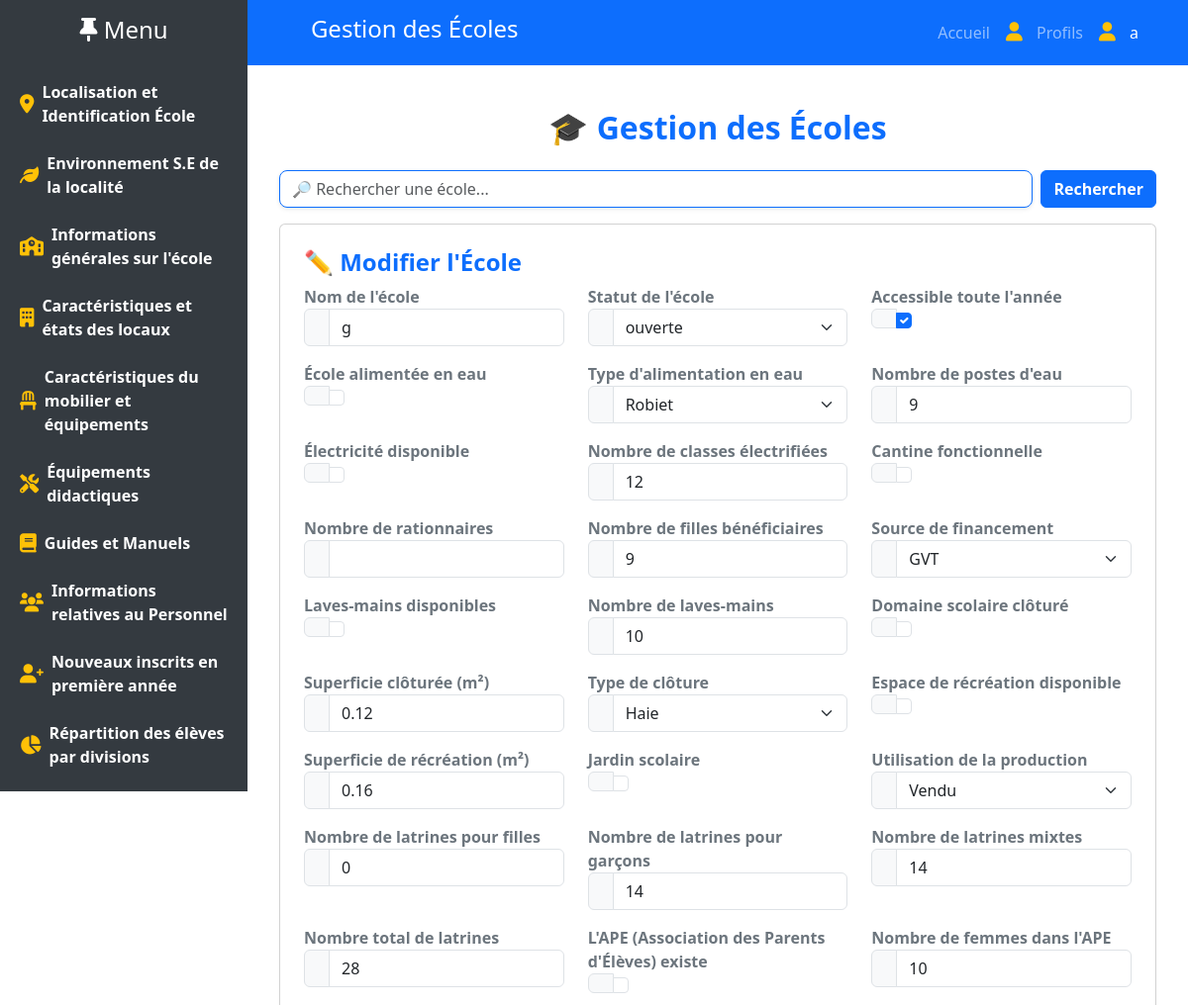
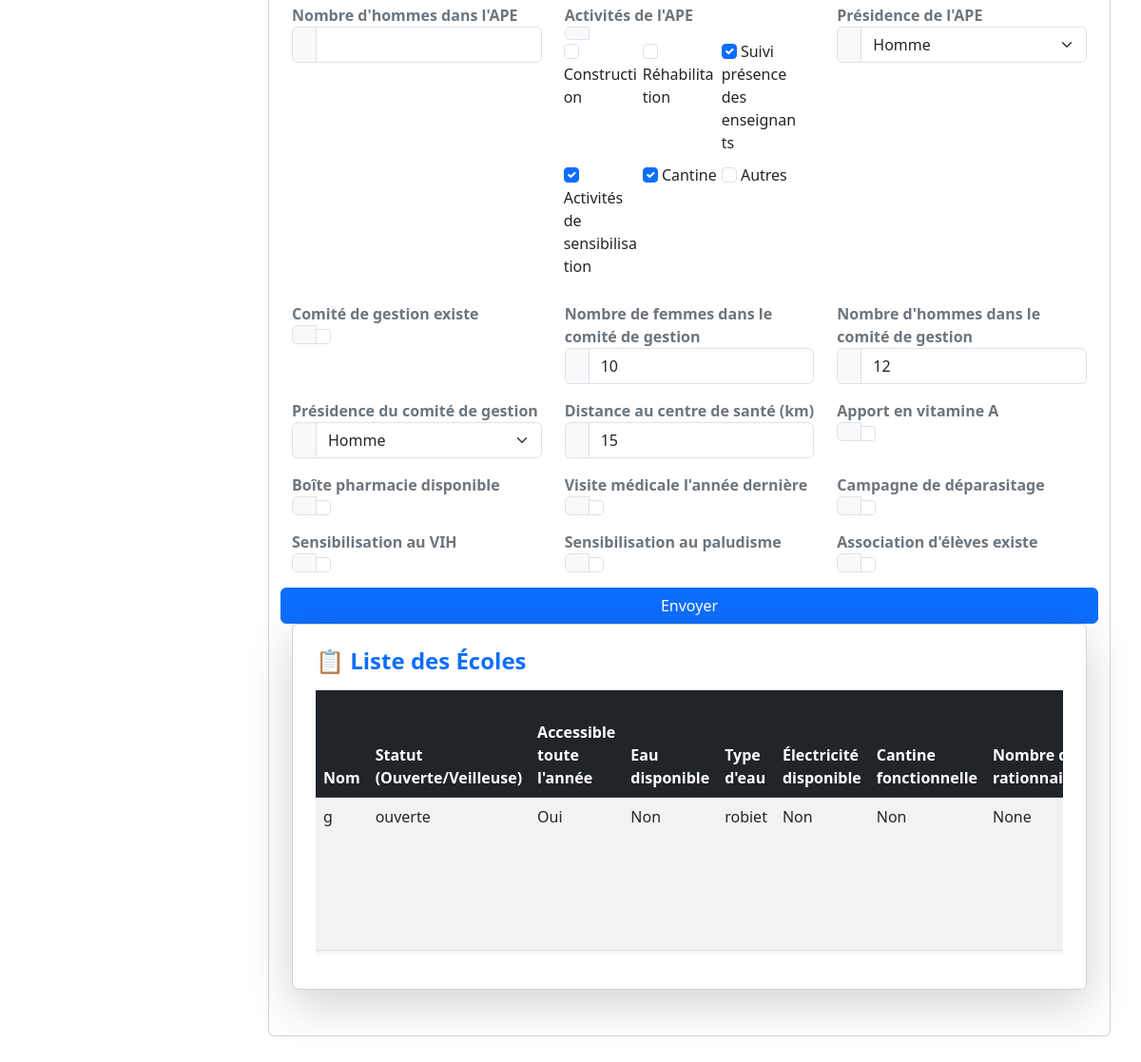
The page /ecoles/1/ (signed in) on the database its author committed (2 pictures, top to bottom).
### app/models.py (models this page shows, shortened)
class Ecole(models.Model):
    nom = models.CharField(max_length=200)  # Nom de l'école
    info_ecole = models.CharField(max_length=20, choices=[
        ('ouverte', 'ouverte'),
        ('veilleuse', 'Veilleuse')
    ], null=True, blank=True)  # Statut de l'école
    accessible_toute_annee = models.BooleanField()  # Accessible toute l'année
    eau_disponible = models.BooleanField()  # École alimentée en eau
    type_eau = models.CharField(max_length=20, choices=[
        ('robiet', 'Robiet'),
        ('citerne', 'Citerne'),
        ('puits_avec_cloture', 'Puits avec cloture'),
        ('puits_avec_margelle', 'Puits avec margelle'),
    ], null=True, blank=True)
    nb_postes_eau = models.IntegerField(null=True, blank=True)  # Nombre de postes d'eau
    electricite_disponible = models.BooleanField()  # Électricité disponible
    nb_classes_electrifiees = models.IntegerField(null=True, blank=True)
    cantine_fonctionnelle = models.BooleanField()
    nb_rationnaires = models.IntegerField(null=True, blank=True)  # Nombre de rationnaires
    nb_de_fille_beneficiaires = models.IntegerField(null=True, blank=True)
    source_financement = models.CharField(max_length=20, choices=[
        ('gvt', 'GVT'),
        ('pam', 'PAM'),
        ('autres', 'Autres'),
    ], null=True, blank=True)  # Ex : Gvt, PAN, etc.
    laves_mains_disponibles = models.BooleanField()
    nb_laves_mains = models.IntegerField(null=True, blank=True)
    domaine_cloture = models.BooleanField()  # Domaine scolaire clôturé
    superficie_cloture = models.DecimalField(max_digits=10, decimal_places=2, null=True, blank=True)
    type_cloture = models.CharField(max_length=20, choices=[
        ('dur', 'Dur'),
        ('banco', 'Banco'),
        ('haie', 'Haie'),
        ('grillage', 'Grillage'),
        ('semi_dur', 'Semi-dur'),
    ], null=True, blank=True)
    espace_recreation_disponible = models.BooleanField()
    superficie_recreation = models.DecimalField(max_digits=10, decimal_places=2, null=True, blank=True)  # Superficie en m²
    jardin_scolaire = models.BooleanField()
    utilisation_de_la_produit = models.CharField(max_length=20, choices=[
        ('vendu', 'Vendu'),
        ('distribue', 'Distribue'),
        ('cantine', 'Cantine'),
    ], null=True, blank=True)  # Utilisation de la production
    nb_latrines_filles = models.IntegerField(default=0, blank=True, null=True)
    nb_latrines_garcons = models.IntegerField(default=0, blank=True, null=True)
    nb_latrines_mixt = models.IntegerField(default=0, blank=True, null=True)
    nb_total_latrines = models.IntegerField(default=0, blank=True, null=True)  # Total calculé
    ape_existe = models.BooleanField()  # APE (Association des Parents d'Élèves) existe
    femmes_ape = models.IntegerField(null=True, blank=True)
    hommes_ape = models.IntegerField(null=True, blank=True)
    activites_ape = models.ManyToManyField(
        'Activite_APE',
        related_name="ecoles",
        help_text="Sélectionnez jusqu'à trois activités."
    )  # Modèle pour stocker les activités
    presidence_ape = models.CharField(max_length=20, choices=[
        ('homme', 'Homme'),
        ('femme', 'Femme'),
    ], null=True, blank=True)  # Normaliser 'Femme' en 'femme'
    comite_gestion_existe = models.BooleanField()
    femmes_comite = models.IntegerField(null=True, blank=True)
    hommes_comite = models.IntegerField(null=True, blank=True)
    presidence_comite = models.CharField(max_length=20, choices=[
        ('homme', 'Homme'),
        ('femme', 'Femme'),
    ], null=True, blank=True)
    distance_centre_sante = models.IntegerField(null=True, blank=True)  # Distance en km
    apport_en_vitamine_A = models.BooleanField()  # Supprimer la duplication de ce champ
    boite_pharmacie_disponible = models.BooleanField()
    visite_médicale_année_dernière = models.BooleanField()
    campagne_de_déparasitage = models.BooleanField()
    campagne_de_sensibilisation_au_VIH = models.BooleanField()  # Sensibilisation au VIH
    campagne_de_sensibilisation_au_palu = models.BooleanField()
    association_eleve = models.BooleanField()

### app/views.py (the view)
# urls.py: path('ecoles/', gestion_ecole, name='gestion_ecole'),
def gestion_ecole(request, pk=None):
    ecole = get_object_or_404(Ecole, pk=pk) if pk else Ecole()
    query = request.GET.get('q', '').strip()  # Supprime les espaces inutiles
    if query:
        ecoles = Ecole.objects.filter(
            Q(nom__icontains=query) | Q(nouveau_code__icontains=query)
        )
    else:
        ecoles = Ecole.objects.all()
    if request.method == "POST":
        form = EcoleForm(request.POST, instance=ecole)
        if form.is_valid():
            form.save()
            messages.success(request, "École enregistrée avec succès !")
            return redirect('gestion_ecole')  # Redirection après succès
        else:
            messages.error(request, "Veuillez corriger les erreurs dans le formulaire.")
    else:
        form = EcoleForm(instance=ecole)
    return render(request, 'app/gestion_ecole.html', {
        'form': form,
        'ecoles': ecoles,
        'ecole': ecole,
        'query': query
    })

### app/models.py (called while the page is built)
    def __str__(self):
        return self.get_nom_display()

### app/templates/app/gestion_ecole.html (shortened to what this page needs)
{% extends 'base.html' %}
{% block content %}
    <div class="container mt-4">
        <h2 class="text-center mb-4 text-primary fw-bold">🎓 Gestion des Écoles</h2>
        <form method="GET" class="mb-3 d-flex">
            <input type="text" name="q" class="form-control me-2 border-primary shadow-sm rounded-3" placeholder="🔎 Rechercher une école..." value="{{ query }}">
            <button type="submit" class="btn btn-primary fw-bold">Rechercher</button>
        </form>
    <div class="card p-4 mb-4">
        <h4 class="text-primary fw-bold">
            {% if ecole %}✏ Modifier l'École{% else %}🏫 Ajouter une École{% endif %}
        </h4>
        <form method="post">
            <div class="row">
                {% for field in form %}
                    <div class="col-md-4 col-sm-6 mb-3">
                        <label class="fw-bold text-secondary">{{ field.label }}</label>
                        <div class="input-group">
                            <span class="input-group-text bg-light text-muted"></span>
                            {% if field.name == 'activites_ape' %}
                                <div class="checkbox-group">
                                    {% for checkbox in field %}
                                        <div class="checkbox-item">
                                            {{ checkbox.tag }} {{ checkbox.choice_label }}
                                        </div>
                                    {% endfor %}
                                </div>
                            {% else %}
                                {{ field }}
                            {% endif %}
                        </div>
                    </div>
                {% endfor %}
            <button type="submit" class="btn btn-primary">Envoyer</button>
        </form>
    </div>
     <div class="card p-4 shadow-lg mb-4">
            <h4 class="text-primary fw-bold mb-3">📋 Liste des Écoles</h4>
            <div class="table-responsive">
                <table class="table table-striped table-hover shadow-sm">
                <thead class="table-dark text-white">
                    <tr>
                        <th>Nom</th>
                        <th>Statut (Ouverte/Veilleuse)</th>
                        <th>Accessible toute l'année</th>
                        <th>Eau disponible</th>
                        <th>Type d'eau</th>
                        <th>Électricité disponible</th>
                        <th>Cantine fonctionnelle</th>
                        <th>Nombre de rationnaires</th>
                </thead>
                <tbody>
                    {% for ecole in ecoles %}
                        <td>{{ ecole.nom }}</td>
                        <td>{{ ecole.info_ecole }}</td>
                        <td>{{ ecole.accessible_toute_annee|yesno:"Oui,Non" }}</td>
                        <td>{{ ecole.eau_disponible|yesno:"Oui,Non" }}</td>
                        <td>{{ ecole.type_eau }}</td>
                        <td>{{ ecole.electricite_disponible|yesno:"Oui,Non" }}</td>
                        <td>{{ ecole.cantine_fonctionnelle|yesno:"Oui,Non" }}</td>
                        <td>{{ ecole.nb_rationnaires }}</td>
                    {% empty %}
                    <tr>
                        <td colspan="3" class="text-center">⛔ Aucune école trouvée.</td>
                    </tr>
                    {% endfor %}
                </tbody>
            </table>
        </div>
    </div>
{% endblock %}

### app/templates/base.html (shortened to what this page needs)
{% load static %}
<!DOCTYPE html>
<html lang="fr">
<head>
    <link href="https://cdn.jsdelivr.net/npm/bootstrap@5.3.0/dist/css/bootstrap.min.css" rel="stylesheet">
    <link rel="stylesheet" href="{% static 'css/style.css' %}">
    <link href="https://cdnjs.cloudflare.com/ajax/libs/font-awesome/6.0.0-beta3/css/all.min.css" rel="stylesheet">
    <link rel="stylesheet" href="https://cdn.jsdelivr.net/npm/bootstrap@5.3.0-alpha1/dist/css/bootstrap.min.css">
</head>
<body>
    <nav class="navbar navbar-expand-lg navbar-dark bg-primary">
        <div class="container">
            <a class="navbar-brand d-flex align-items-center" href="#">
            </a>
              <div class="mx-auto">
                <h1 class="text-white text-center fs-4">Gestion des Écoles</h1>
            </div>
            <ul class="navbar-nav ms-auto">
                <li class="nav-item">
                    <a class="nav-link" href="#">Accueil</a>
                </li>
                <li class="nav-item">
                    <a class="nav-link" href="#"><i class="fas fa-user"></i> Profils</a>
                </li>
                <li class="nav-item">
                    {% if user.is_authenticated %}
                        <a class="nav-link text-white" href="{% url 'login' %}"><i class="fas fa-user"></i> {{ user.username }}</a>
                    {% else %}
                        <a class="nav-link text-danger" href="{% url 'logout' %}"><i class="fas fa-sign-out-alt"></i> Déconnexion</a>
                    {% endif %}
                </li>
            </ul>
        </div>
    </nav>
    <div class="sidebar" id="sidebarMenu">
        <h4 class="text-center text-white p-3"><i class="fas fa-thumbtack"></i> Menu</h4>
        <ul class="nav flex-column">
            <li class="nav-item">
                <a href="{% url 'identification' %}" class="nav-link text-white fw-bold d-flex align-items-center">
                    <i class="fas fa-map-marker-alt me-2"></i> Localisation et Identification École
                </a>
            </li>
            <li class="nav-item">
                <a href="{% url 'gestion_localites' %}" class="nav-link text-white fw-bold d-flex align-items-center">
                    <i class="fas fa-leaf me-2"></i> Environnement S.E de la localité
                </a>
            </li>
            <li class="nav-item">
                <a href="{% url 'gestion_ecole' %}" class="nav-link text-white fw-bold d-flex align-items-center">
                    <i class="fas fa-school me-2"></i> Informations générales sur l'école
                </a>
            </li>
            <li class="nav-item">
                <a href="{% url 'gestion_locaux' %}" class="nav-link text-white fw-bold d-flex align-items-center">
                    <i class="fas fa-building me-2"></i> Caractéristiques et états des locaux
                </a>
            </li>
            <li class="nav-item">
                <a href="{% url 'gestion_mobilier' %}" class="nav-link text-white fw-bold d-flex align-items-center">
                    <i class="fas fa-chair me-2"></i> Caractéristiques du mobilier et équipements
                </a>
            </li>
            <li class="nav-item">
                <a href="{% url 'equipements_didactiques' %}" class="nav-link text-white fw-bold d-flex align-items-center">
                    <i class="fas fa-tools me-2"></i> Équipements didactiques
                </a>
            </li>
            <li class="nav-item">
                <a href="{% url 'gestion_guides' %}" class="nav-link text-white fw-bold d-flex align-items-center">
                    <i class="fas fa-book me-2"></i> Guides et Manuels
                </a>
            </li>
            <li class="nav-item">
                <a href="{% url 'gestion_personnel' %}" class="nav-link text-white fw-bold d-flex align-items-center">
                    <i class="fas fa-users me-2"></i> Informations relatives au Personnel
                </a>
            </li>
            <li class="nav-item">
                <a href="{% url 'gestion_inscriptions' %}" class="nav-link text-white fw-bold d-flex align-items-center">
                    <i class="fas fa-user-plus me-2"></i> Nouveaux inscrits en première année
                </a>
            </li>
            <li class="nav-item">
                <a href="{% url 'gestion_divisions' %}" class="nav-link text-white fw-bold d-flex align-items-center">
                    <i class="fas fa-chart-pie me-2"></i> Répartition des élèves par divisions
                </a>
            </li>
            <li class="nav-item">
                <a href="{% url 'gestion_aires' %}" class="nav-link text-white fw-bold d-flex align-items-center">
                </a>
            </li>
        </ul>
    </div>
    <div class="content">
        {% block content %}{% endblock %}
    </div>
</body>
</html>

### static/images/css/style.css (style rules this page uses)
body { font-family: 'Poppins', sans-serif; background-color: #f8f9fa; }
.sidebar { position: fixed; width: 300px; height: 100vh; overflow-y: auto; z-index: 1000; }
.container { margin-left: 320px; }

### app/templates/app/gestion_ecole.html (style rules this page uses)
.checkbox-group { display: flex; flex-wrap: wrap; }
.checkbox-item { width: 30%; margin-right: 1.5%; margin-bottom: 10px; }
.checkbox-item:nth-child(3n) { margin-right: 0; }

### app/templates/base.html (style rules this page uses)
.sidebar { width: 250px; height: 100vh; background-color: #343a40; color: white; position: fixed; top: 0; left: -250px; overflow-y: auto; z-index: 1000; transition: left 0.3s ease; }
.sidebar .nav-link { color: white; padding: 12px 20px; display: flex; align-items: center; transition: background 0.3s; }
.sidebar .nav-link i { margin-right: 10px; }
.content { margin-left: 0; padding: 20px; transition: margin-left 0.3s ease-in-out; }
@media (min-width: 769px) { .sidebar { left: 0; } }
@media (min-width: 769px) { .content { margin-left: 250px; } }
.nav-link { transition: background-color 0.3s ease, color 0.3s ease; padding: 10px; border-radius: 5px; }
.nav-link i { font-size: 1.2rem; margin-right: 10px; color: #ffc107; }

### rows shown on the page
Ecole: form "g" "ouverte" "☑" "Robiet" "9" "12" "9" "GVT" "10" "0.12" "Haie" "0.16" "Vendu" "0" "14" "14" "28" "10" "Homme" "10" "12" "Homme" "15", nom "g", info_ecole "ouverte", accessible_toute_annee "Oui", eau_disponible "Non", type_eau "robiet", electricite_disponible "Non", cantine_fonctionnelle "Non", nb_rationnaires "None"

### other values the page prints
{{ user.username }} "a"
{{ field.label }} "Nom de l'école" "Statut de l'école" "Accessible toute l'année" "École alimentée en eau" "Type d'alimentation en eau" "Nombre de postes d'eau" "Électricité disponible" "Nombre de classes électrifiées" "Cantine fonctionnelle" "Nombre de rationnaires" "Nombre de filles bénéficiaires" "Source de financement" "Laves-mains disponibles" "Nombre de laves-mains" "Domaine scolaire clôturé" "Superficie clôturée (m²)" "Type de clôture" "Espace de récréation disponible" "Superficie de récréation (m²)" "Jardin scolaire" "Utilisation de la production" "Nombre de latrines pour filles" "Nombre de latrines pour garçons" "Nombre de latrines mixtes" "Nombre total de latrines" "L'APE (Association des Parents d'Élèves) existe" "Nombre de femmes dans l'APE" "Nombre d'hommes dans l'APE" "Activités de l'APE" "Présidence de l'APE" "Comité de gestion existe" "Nombre de femmes dans le comité de gestion" "Nombre d'hommes dans le comité de gestion" "Présidence du comité de gestion" "Distance au centre de santé (km)" "Apport en vitamine A" "Boîte pharmacie disponible" "Visite médicale l'année dernière" "Campagne de déparasitage" "Sensibilisation au VIH" "Sensibilisation au paludisme" "Association d'élèves existe"
{{ checkbox.choice_label }} "Construction" "Réhabilitation" "Suivi présence des enseignants" "Activités de sensibilisation" "Cantine" "Autres"
